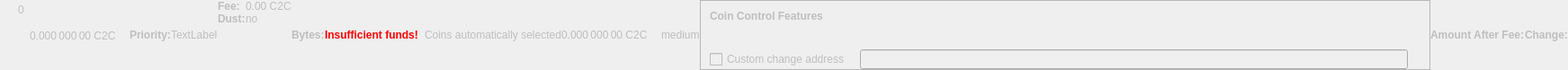
    <widget class="QWidget" name="dummyHideWidget" native="true">
     <property name="enabled">
      <bool>false</bool>
     </property>
     <property name="maximumSize">
      <size>
       <width>100</width>
       <height>22</height>
      </size>
     </property>
     <layout class="QHBoxLayout" name="dummyHideLayout">
      <property name="spacing">
       <number>0</number>
      </property>
      <property name="leftMargin">
       <number>0</number>
      </property>
      <property name="topMargin">
       <number>0</number>
      </property>
      <property name="rightMargin">
       <number>0</number>
      </property>
      <property name="bottomMargin">
       <number>0</number>
      </property>
      <item>
       <layout class="QFormLayout" name="formLayoutCoinControl1">
        <property name="horizontalSpacing">
         <number>10</number>
        </property>
        <property name="verticalSpacing">
         <number>14</number>
        </property>
        <property name="leftMargin">
         <number>10</number>
        </property>
        <property name="topMargin">
         <number>4</number>
        </property>
        <property name="rightMargin">
         <number>6</number>
        </property>
        <item row="0" column="1">
         <widget class="QLabel" name="labelCoinControlBytes">
          <property name="cursor">
           <cursorShape>IBeamCursor</cursorShape>
          </property>
          <property name="contextMenuPolicy">
           <enum>Qt::ActionsContextMenu</enum>
          </property>
          <property name="text">
           <string notr="true">0</string>
          </property>
          <property name="textInteractionFlags">
           <set>Qt::LinksAccessibleByMouse|Qt::TextSelectableByKeyboard|Qt::TextSelectableByMouse</set>
          </property>
         </widget>
        </item>
       </layout>
      </item>
      <item>
       <widget class="QLabel" name="labelCoinControlAfterFee">
        <property name="enabled">
         <bool>false</bool>
        </property>
        <property name="sizePolicy">
         <sizepolicy hsizetype="Fixed" vsizetype="Fixed">
          <horstretch>0</horstretch>
          <verstretch>0</verstretch>
         </sizepolicy>
        </property>
        <property name="minimumSize">
         <size>
          <width>111</width>
          <height>12</height>
         </size>
        </property>
        <property name="maximumSize">
         <size>
          <width>111</width>
          <height>12</height>
         </size>
        </property>
        <property name="cursor">
         <cursorShape>IBeamCursor</cursorShape>
        </property>
        <property name="contextMenuPolicy">
         <enum>Qt::ActionsContextMenu</enum>
        </property>
        <property name="text">
         <string notr="true">0.000 000 00 C2C</string>
        </property>
        <property name="textInteractionFlags">
         <set>Qt::LinksAccessibleByMouse|Qt::TextSelectableByKeyboard|Qt::TextSelectableByMouse</set>
        </property>
       </widget>
      </item>
      <item>
       <widget class="QLabel" name="labelCoinControlPriorityText">
        <property name="enabled">
         <bool>false</bool>
        </property>
        <property name="font">
         <font>
          <weight>75</weight>
          <bold>true</bold>
         </font>
        </property>
        <property name="text">
         <string>Priority:</string>
        </property>
       </widget>
      </item>
      <item>
       <layout class="QHBoxLayout" name="horizontalLayout">
        <item>
         <widget class="QLabel" name="WarningLabel">
          <property name="text">
           <string>TextLabel</string>
          </property>
         </widget>
        </item>
       </layout>
      </item>
      <item>
       <layout class="QFormLayout" name="formLayoutCoinControl3">
        <property name="horizontalSpacing">
         <number>0</number>
        </property>
        <property name="verticalSpacing">
         <number>0</number>
        </property>
        <property name="leftMargin">
         <number>0</number>
        </property>
        <property name="topMargin">
         <number>0</number>
        </property>
        <property name="rightMargin">
         <number>0</number>
        </property>
        <item row="0" column="0">
         <widget class="QLabel" name="labelCoinControlFeeText">
          <property name="enabled">
           <bool>false</bool>
          </property>
          <property name="font">
           <font>
            <weight>75</weight>
            <bold>true</bold>
           </font>
          </property>
          <property name="text">
           <string>Fee:</string>
          </property>
          <property name="margin">
           <number>0</number>
          </property>
         </widget>
        </item>
        <item row="0" column="1">
         <widget class="QLabel" name="labelCoinControlFee">
          <property name="enabled">
           <bool>false</bool>
          </property>
          <property name="cursor">
           <cursorShape>IBeamCursor</cursorShape>
          </property>
          <property name="contextMenuPolicy">
           <enum>Qt::ActionsContextMenu</enum>
          </property>
          <property name="text">
           <string notr="true">0.00 C2C</string>
          </property>
          <property name="textInteractionFlags">
           <set>Qt::LinksAccessibleByMouse|Qt::TextSelectableByKeyboard|Qt::TextSelectableByMouse</set>
          </property>
         </widget>
        </item>
        <item row="1" column="0">
         <widget class="QLabel" name="labelCoinControlLowOutputText">
          <property name="enabled">
           <bool>false</bool>
          </property>
          <property name="font">
           <font>
            <weight>75</weight>
            <bold>true</bold>
           </font>
          </property>
          <property name="text">
           <string>Dust:</string>
          </property>
         </widget>
        </item>
        <item row="1" column="1">
         <widget class="QLabel" name="labelCoinControlLowOutput">
          <property name="enabled">
           <bool>false</bool>
          </property>
          <property name="cursor">
           <cursorShape>IBeamCursor</cursorShape>
          </property>
          <property name="contextMenuPolicy">
           <enum>Qt::ActionsContextMenu</enum>
          </property>
          <property name="text">
           <string>no</string>
          </property>
          <property name="textInteractionFlags">
           <set>Qt::LinksAccessibleByMouse|Qt::TextSelectableByKeyboard|Qt::TextSelectableByMouse</set>
          </property>
         </widget>
        </item>
       </layout>
      </item>
      <item>
       <widget class="QLabel" name="labelCoinControlBytesText">
        <property name="enabled">
         <bool>false</bool>
        </property>
        <property name="font">
         <font>
          <weight>75</weight>
          <bold>true</bold>
         </font>
        </property>
        <property name="text">
         <string>Bytes:</string>
        </property>
       </widget>
      </item>
      <item>
       <layout class="QFormLayout" name="formLayoutCoinControl2">
        <property name="horizontalSpacing">
         <number>0</number>
        </property>
        <property name="verticalSpacing">
         <number>0</number>
        </property>
        <property name="leftMargin">
         <number>0</number>
        </property>
        <property name="topMargin">
         <number>0</number>
        </property>
        <property name="rightMargin">
         <number>0</number>
        </property>
       </layout>
      </item>
      <item>
       <layout class="QHBoxLayout" name="horizontalLayoutCoinControl2">
        <property name="spacing">
         <number>0</number>
        </property>
        <property name="bottomMargin">
         <number>0</number>
        </property>
       </layout>
      </item>
      <item>
       <widget class="QLabel" name="labelCoinControlInsuffFunds">
        <property name="enabled">
         <bool>false</bool>
        </property>
        <property name="minimumSize">
         <size>
          <width>0</width>
          <height>0</height>
         </size>
        </property>
        <property name="font">
         <font>
          <weight>75</weight>
          <bold>true</bold>
         </font>
        </property>
        <property name="styleSheet">
         <string notr="true">color:red;font-weight:bold;</string>
        </property>
        <property name="text">
         <string>Insufficient funds!</string>
        </property>
        <property name="margin">
         <number>5</number>
        </property>
       </widget>
      </item>
      <item>
       <layout class="QFormLayout" name="formLayoutCoinControl4">
        <property name="horizontalSpacing">
         <number>0</number>
        </property>
        <property name="verticalSpacing">
         <number>0</number>
        </property>
        <property name="leftMargin">
         <number>0</number>
        </property>
        <property name="topMargin">
         <number>0</number>
        </property>
        <property name="rightMargin">
         <number>0</number>
        </property>
       </layout>
      </item>
      <item>
       <widget class="QLabel" name="labelCoinControlChangeLabel">
        <property name="enabled">
         <bool>false</bool>
        </property>
        <property name="sizePolicy">
         <sizepolicy hsizetype="Preferred" vsizetype="Expanding">
          <horstretch>0</horstretch>
          <verstretch>0</verstretch>
         </sizepolicy>
        </property>
        <property name="minimumSize">
         <size>
          <width>0</width>
          <height>0</height>
         </size>
        </property>
        <property name="text">
         <string/>
        </property>
        <property name="margin">
         <number>3</number>
        </property>
       </widget>
      </item>
      <item>
       <widget class="QLabel" name="labelCoinControlAutomaticallySelected">
        <property name="enabled">
         <bool>false</bool>
        </property>
        <property name="sizePolicy">
         <sizepolicy hsizetype="Fixed" vsizetype="Fixed">
          <horstretch>0</horstretch>
          <verstretch>0</verstretch>
         </sizepolicy>
        </property>
        <property name="minimumSize">
         <size>
          <width>0</width>
          <height>0</height>
         </size>
        </property>
        <property name="maximumSize">
         <size>
          <width>240</width>
          <height>16777215</height>
         </size>
        </property>
        <property name="text">
         <string>Coins automatically selected</string>
        </property>
        <property name="margin">
         <number>5</number>
        </property>
       </widget>
      </item>
      <item>
       <widget class="QLabel" name="labelCoinControlChange">
        <property name="enabled">
         <bool>false</bool>
        </property>
        <property name="sizePolicy">
         <sizepolicy hsizetype="Fixed" vsizetype="Fixed">
          <horstretch>0</horstretch>
          <verstretch>0</verstretch>
         </sizepolicy>
        </property>
        <property name="minimumSize">
         <size>
          <width>111</width>
          <height>0</height>
         </size>
        </property>
        <property name="maximumSize">
         <size>
          <width>111</width>
          <height>16777215</height>
         </size>
        </property>
        <property name="cursor">
         <cursorShape>IBeamCursor</cursorShape>
        </property>
        <property name="contextMenuPolicy">
         <enum>Qt::ActionsContextMenu</enum>
        </property>
        <property name="text">
         <string notr="true">0.000 000 00 C2C</string>
        </property>
        <property name="textInteractionFlags">
         <set>Qt::LinksAccessibleByMouse|Qt::TextSelectableByKeyboard|Qt::TextSelectableByMouse</set>
        </property>
       </widget>
      </item>
      <item>
       <widget class="QLabel" name="labelCoinControlPriority">
        <property name="enabled">
         <bool>false</bool>
        </property>
        <property name="cursor">
         <cursorShape>IBeamCursor</cursorShape>
        </property>
        <property name="contextMenuPolicy">
         <enum>Qt::ActionsContextMenu</enum>
        </property>
        <property name="text">
         <string>medium</string>
        </property>
        <property name="textInteractionFlags">
         <set>Qt::LinksAccessibleByMouse|Qt::TextSelectableByKeyboard|Qt::TextSelectableByMouse</set>
        </property>
       </widget>
      </item>
      <item>
       <widget class="QFrame" name="frameCoinControl">
        <property name="sizePolicy">
         <sizepolicy hsizetype="Expanding" vsizetype="Expanding">
          <horstretch>0</horstretch>
          <verstretch>0</verstretch>
         </sizepolicy>
        </property>
        <property name="maximumSize">
         <size>
          <width>16777215</width>
          <height>16777215</height>
         </size>
        </property>
        <property name="frameShape">
         <enum>QFrame::StyledPanel</enum>
        </property>
        <property name="frameShadow">
         <enum>QFrame::Sunken</enum>
        </property>
        <layout class="QVBoxLayout" name="verticalLayoutCoinControl2_2">
         <property name="spacing">
          <number>0</number>
         </property>
         <property name="leftMargin">
          <number>0</number>
         </property>
         <property name="topMargin">
          <number>0</number>
         </property>
         <property name="rightMargin">
          <number>0</number>
         </property>
         <property name="bottomMargin">
          <number>0</number>
         </property>
         <item>
          <layout class="QVBoxLayout" name="verticalLayoutCoinControl" stretch="0,0,0,1">
           <property name="spacing">
            <number>0</number>
           </property>
           <property name="leftMargin">
            <number>10</number>
           </property>
           <property name="topMargin">
            <number>10</number>
           </property>
           <item>
            <layout class="QHBoxLayout" name="horizontalLayoutCoinControl1">
             <property name="bottomMargin">
              <number>15</number>
             </property>
             <item>
              <widget class="QLabel" name="labelCoinControlFeatures">
               <property name="enabled">
                <bool>false</bool>
               </property>
               <property name="sizePolicy">
                <sizepolicy hsizetype="Preferred" vsizetype="Maximum">
                 <horstretch>0</horstretch>
                 <verstretch>0</verstretch>
                </sizepolicy>
               </property>
               <property name="font">
                <font>
                 <weight>75</weight>
                 <bold>true</bold>
                </font>
               </property>
               <property name="styleSheet">
                <string notr="true">font-weight:bold;</string>
               </property>
               <property name="text">
                <string>Coin Control Features</string>
               </property>
              </widget>
             </item>
            </layout>
           </item>
           <item>
            <widget class="QWidget" name="widgetCoinControl" native="true">
             <property name="sizePolicy">
              <sizepolicy hsizetype="Preferred" vsizetype="Preferred">
               <horstretch>0</horstretch>
               <verstretch>0</verstretch>
              </sizepolicy>
             </property>
             <property name="minimumSize">
              <size>
               <width>0</width>
               <height>0</height>
              </size>
             </property>
             <property name="styleSheet">
              <string notr="true"/>
             </property>
             <layout class="QHBoxLayout" name="horizontalLayoutCoinControl5_2">
              <property name="leftMargin">
               <number>0</number>
              </property>
              <property name="topMargin">
               <number>0</number>
              </property>
              <property name="rightMargin">
               <number>0</number>
              </property>
              <property name="bottomMargin">
               <number>0</number>
              </property>
              <item>
               <layout class="QHBoxLayout" name="horizontalLayoutCoinControl3">
                <property name="spacing">
                 <number>20</number>
                </property>
                <property name="topMargin">
                 <number>0</number>
                </property>
                <property name="bottomMargin">
                 <number>10</number>
                </property>
               </layout>
              </item>
             </layout>
            </widget>
           </item>
           <item>
            <layout class="QHBoxLayout" name="horizontalLayoutCoinControl4" stretch="0,0,0">
             <property name="spacing">
              <number>12</number>
             </property>
             <property name="sizeConstraint">
              <enum>QLayout::SetDefaultConstraint</enum>
             </property>
             <property name="topMargin">
              <number>5</number>
             </property>
             <property name="rightMargin">
              <number>5</number>
             </property>
             <item>
              <widget class="QCheckBox" name="checkBoxCoinControlChange">
               <property name="enabled">
                <bool>false</bool>
               </property>
               <property name="toolTip">
                <string>If this is activated, but the change address is empty or invalid, change will be sent to a newly generated address.</string>
               </property>
               <property name="text">
                <string>Custom change address</string>
               </property>
              </widget>
             </item>
             <item>
              <widget class="QValidatedLineEdit" name="lineEditCoinControlChange">
               <property name="enabled">
                <bool>false</bool>
               </property>
               <property name="sizePolicy">
                <sizepolicy hsizetype="Expanding" vsizetype="Fixed">
                 <horstretch>0</horstretch>
                 <verstretch>0</verstretch>
                </sizepolicy>
               </property>
              </widget>
             </item>
             <item>
              <widget class="QLabel" name="labelCoinControlChangeLabel_2">
               <property name="sizePolicy">
                <sizepolicy hsizetype="Preferred" vsizetype="Expanding">
                 <horstretch>0</horstretch>
                 <verstretch>0</verstretch>
                </sizepolicy>
               </property>
               <property name="minimumSize">
                <size>
                 <width>0</width>
                 <height>0</height>
                </size>
               </property>
               <property name="text">
                <string/>
               </property>
               <property name="margin">
                <number>3</number>
               </property>
              </widget>
             </item>
            </layout>
           </item>
           <item>
            <spacer name="verticalSpacerCoinControl">
             <property name="orientation">
              <enum>Qt::Vertical</enum>
             </property>
             <property name="sizeHint" stdset="0">
              <size>
               <width>800</width>
               <height>1</height>
              </size>
             </property>
            </spacer>
           </item>
          </layout>
         </item>
        </layout>
       </widget>
      </item>
      <item>
       <widget class="QLabel" name="labelCoinControlAfterFeeText">
        <property name="enabled">
         <bool>false</bool>
        </property>
        <property name="minimumSize">
         <size>
          <width>0</width>
          <height>0</height>
         </size>
        </property>
        <property name="maximumSize">
         <size>
          <width>16777215</width>
          <height>16777215</height>
         </size>
        </property>
        <property name="font">
         <font>
          <weight>75</weight>
          <bold>true</bold>
         </font>
        </property>
        <property name="text">
         <string>Amount After Fee:</string>
        </property>
        <property name="alignment">
         <set>Qt::AlignLeading|Qt::AlignLeft|Qt::AlignVCenter</set>
        </property>
        <property name="margin">
         <number>0</number>
        </property>
       </widget>
      </item>
      <item>
       <widget class="QLabel" name="labelCoinControlChangeText">
        <property name="enabled">
         <bool>false</bool>
        </property>
        <property name="sizePolicy">
         <sizepolicy hsizetype="Preferred" vsizetype="Preferred">
          <horstretch>0</horstretch>
          <verstretch>0</verstretch>
         </sizepolicy>
        </property>
        <property name="minimumSize">
         <size>
          <width>0</width>
          <height>0</height>
         </size>
        </property>
        <property name="maximumSize">
         <size>
          <width>16777215</width>
          <height>16777215</height>
         </size>
        </property>
        <property name="font">
         <font>
          <weight>75</weight>
          <bold>true</bold>
         </font>
        </property>
        <property name="text">
         <string>Change:</string>
        </property>
        <property name="alignment">
         <set>Qt::AlignLeading|Qt::AlignLeft|Qt::AlignVCenter</set>
        </property>
       </widget>
      </item>
     </layout>
    </widget>
